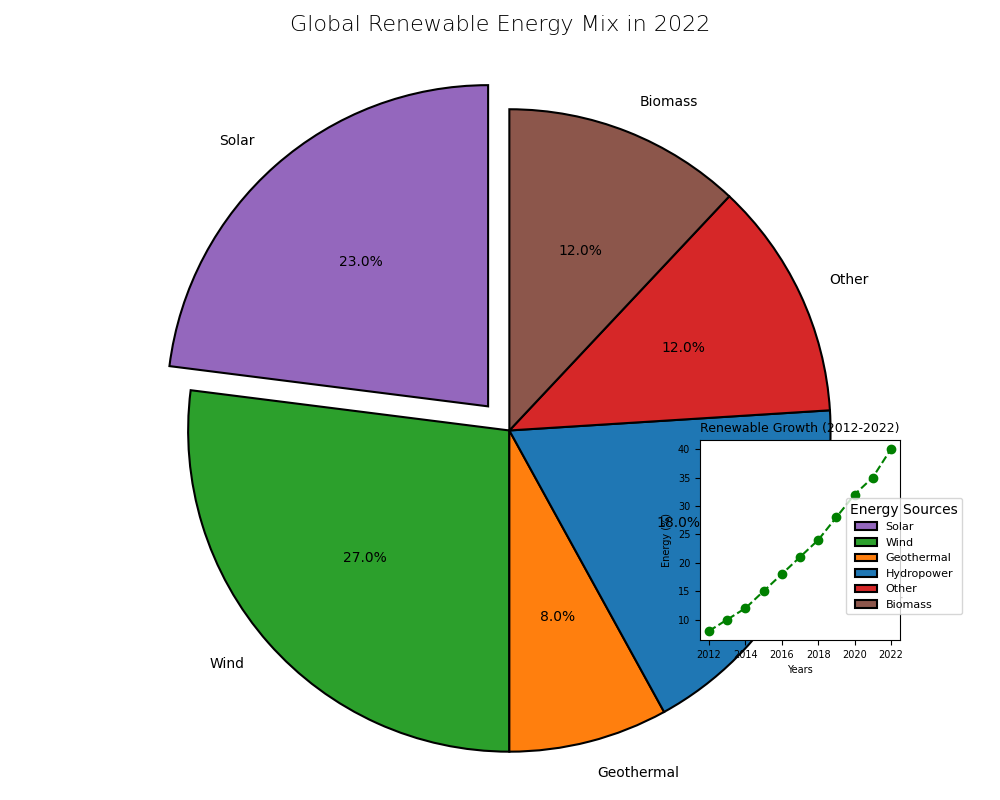

Here is the Python script that generated this plot:
import matplotlib.pyplot as plt
import numpy as np

energy_sources = ['Solar', 'Wind', 'Geothermal', 'Hydropower', 'Other', 'Biomass']
percentages = [23, 27, 8, 18, 12, 12]

colors = ['#9467bd', '#2ca02c', '#ff7f0e', '#1f77b4', '#d62728', '#8c564b'] 

explode = (0.1, 0, 0, 0, 0, 0) 

fig, ax = plt.subplots(figsize=(10, 8))

wedges, texts, autotexts = ax.pie(
    percentages,
    labels=energy_sources,
    autopct='%1.1f%%',
    startangle=90,
    colors=colors,
    explode=explode,
    wedgeprops={'edgecolor': 'black', 'linewidth': 1.5}
)

ax.set_title(
    "Global Renewable Energy Mix in 2022",
    fontsize=16, fontweight='light', pad=15
)
plt.setp(autotexts, size=10, weight='normal', color='black')
plt.setp(texts, size=10)

ax.axis('equal')

years = np.arange(2012, 2023)
growth = [8, 10, 12, 15, 18, 21, 24, 28, 32, 35, 40]

ax_inset = fig.add_axes([0.7, 0.2, 0.2, 0.25])
ax_inset.plot(years, growth, linestyle='--', marker='o', color='green')
ax_inset.set_title("Renewable Growth (2012-2022)", fontsize=9)
ax_inset.set_ylabel("Energy (%)", fontsize=7)
ax_inset.set_xlabel("Years", fontsize=7)
ax_inset.tick_params(axis='both', labelsize=7)

plt.legend(wedges, energy_sources, title="Energy Sources", loc="lower left", bbox_to_anchor=(0.7, 0.1, 0.5, 1), fontsize=8)

plt.tight_layout()
plt.show()
